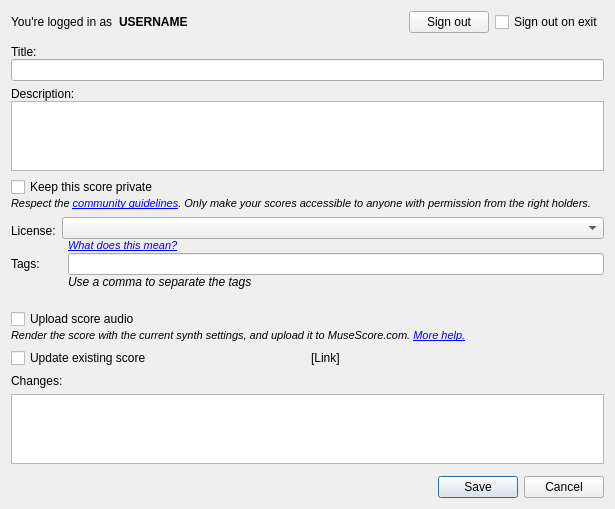
<?xml version="1.0" encoding="UTF-8"?>
<ui version="4.0">
 <class>UploadScoreDialog</class>
 <widget class="QDialog" name="UploadScoreDialog">
  <property name="geometry">
   <rect>
    <x>0</x>
    <y>0</y>
    <width>615</width>
    <height>491</height>
   </rect>
  </property>
  <property name="windowTitle">
   <string>Score Information</string>
  </property>
  <property name="modal">
   <bool>true</bool>
  </property>
  <layout class="QGridLayout" name="gridLayout">
   <property name="verticalSpacing">
    <number>12</number>
   </property>
   <item row="0" column="0">
    <layout class="QHBoxLayout" name="horizontalLayout">
     <property name="spacing">
      <number>6</number>
     </property>
     <item>
      <widget class="QLabel" name="label_3">
       <property name="text">
        <string>You're logged in as</string>
       </property>
      </widget>
     </item>
     <item>
      <widget class="QLabel" name="lblUsername">
       <property name="font">
        <font>
         <weight>75</weight>
         <bold>true</bold>
        </font>
       </property>
       <property name="text">
        <string notr="true" extracomment="Placeholder, gets set programatically">USERNAME</string>
       </property>
      </widget>
     </item>
     <item>
      <spacer name="horizontalSpacer_4">
       <property name="orientation">
        <enum>Qt::Horizontal</enum>
       </property>
       <property name="sizeHint" stdset="0">
        <size>
         <width>40</width>
         <height>20</height>
        </size>
       </property>
      </spacer>
     </item>
     <item>
      <widget class="QPushButton" name="btnSignout">
       <property name="text">
        <string>Sign out</string>
       </property>
      </widget>
     </item>
     <item>
      <widget class="QCheckBox" name="chkSignoutOnExit">
       <property name="text">
        <string>Sign out on exit</string>
       </property>
      </widget>
     </item>
    </layout>
   </item>
   <item row="1" column="0">
    <layout class="QVBoxLayout" name="verticalLayout">
     <property name="spacing">
      <number>6</number>
     </property>
     <item>
      <layout class="QVBoxLayout" name="verticalLayout_2">
       <property name="spacing">
        <number>0</number>
       </property>
       <item>
        <widget class="QLabel" name="lblTitle">
         <property name="sizePolicy">
          <sizepolicy hsizetype="Preferred" vsizetype="Preferred">
           <horstretch>0</horstretch>
           <verstretch>0</verstretch>
          </sizepolicy>
         </property>
         <property name="text">
          <string>Title:</string>
         </property>
        </widget>
       </item>
       <item>
        <widget class="QLineEdit" name="title"/>
       </item>
      </layout>
     </item>
     <item>
      <layout class="QVBoxLayout" name="verticalLayout_3">
       <property name="spacing">
        <number>0</number>
       </property>
       <item>
        <widget class="QLabel" name="lblDescription">
         <property name="text">
          <string>Description:</string>
         </property>
        </widget>
       </item>
       <item>
        <widget class="QPlainTextEdit" name="description">
         <property name="sizeAdjustPolicy">
          <enum>QAbstractScrollArea::AdjustToContentsOnFirstShow</enum>
         </property>
        </widget>
       </item>
      </layout>
     </item>
     <item>
      <layout class="QGridLayout" name="gridLayout_2">
       <property name="horizontalSpacing">
        <number>6</number>
       </property>
       <property name="verticalSpacing">
        <number>0</number>
       </property>
       <item row="0" column="0" colspan="3">
        <widget class="QCheckBox" name="cbPrivate">
         <property name="text">
          <string>Keep this score private</string>
         </property>
        </widget>
       </item>
       <item row="1" column="0" colspan="3">
        <widget class="QLabel" name="privateHelp">
         <property name="text">
          <string notr="true" extracomment="Placeholder, gets set and translated programatically">&lt;!DOCTYPE HTML PUBLIC &quot;-//W3C//DTD HTML 4.0//EN&quot; &quot;http://www.w3.org/TR/REC-html40/strict.dtd&quot;&gt;
&lt;html&gt;&lt;head&gt;&lt;meta name=&quot;qrichtext&quot; content=&quot;1&quot; /&gt;&lt;style type=&quot;text/css&quot;&gt;
p, li { white-space: pre-wrap; }
&lt;/style&gt;&lt;/head&gt;&lt;body style=&quot; font-family:'MS Shell Dlg 2'; font-size:8pt; font-weight:400; font-style:normal;&quot;&gt;
&lt;p style=&quot; margin-top:0px; margin-bottom:0px; margin-left:0px; margin-right:0px; -qt-block-indent:0; text-indent:0px;&quot;&gt;&lt;span style=&quot; font-style:italic;&quot;&gt;Respect the &lt;/span&gt;&lt;a href=&quot;https://musescore.com/community-guidelines&quot;&gt;&lt;span style=&quot; font-style:italic; text-decoration: underline; color:#0000ff;&quot;&gt;community guidelines&lt;/span&gt;&lt;/a&gt;&lt;span style=&quot; font-style:italic;&quot;&gt;. Only make your scores accessible to anyone with permission from the right holders.&lt;/span&gt;&lt;/p&gt;&lt;/body&gt;&lt;/html&gt;</string>
         </property>
         <property name="wordWrap">
          <bool>true</bool>
         </property>
         <property name="openExternalLinks">
          <bool>true</bool>
         </property>
        </widget>
       </item>
       <item row="2" column="0" rowspan="2">
        <widget class="QLabel" name="label_spacer_0"/>
       </item>
       <item row="3" column="1" rowspan="3" colspan="2">
        <widget class="QComboBox" name="license"/>
       </item>
       <item row="4" column="0">
        <widget class="QLabel" name="lblLicense">
         <property name="sizePolicy">
          <sizepolicy hsizetype="Fixed" vsizetype="Preferred">
           <horstretch>0</horstretch>
           <verstretch>0</verstretch>
          </sizepolicy>
         </property>
         <property name="minimumSize">
          <size>
           <width>40</width>
           <height>0</height>
          </size>
         </property>
         <property name="text">
          <string>License:</string>
         </property>
        </widget>
       </item>
       <item row="5" column="2" rowspan="2">
        <widget class="QLabel" name="licenseHelp">
         <property name="text">
          <string notr="true" extracomment="Placeholder, gets set and translated programatically">&lt;!DOCTYPE HTML PUBLIC &quot;-//W3C//DTD HTML 4.0//EN&quot; &quot;http://www.w3.org/TR/REC-html40/strict.dtd&quot;&gt;
&lt;html&gt;&lt;head&gt;&lt;meta name=&quot;qrichtext&quot; content=&quot;1&quot; /&gt;&lt;style type=&quot;text/css&quot;&gt;
p, li { white-space: pre-wrap; }
&lt;/style&gt;&lt;/head&gt;&lt;body style=&quot; font-family:'MS Shell Dlg 2'; font-size:8.25pt; font-weight:400; font-style:normal;&quot;&gt;
&lt;p style=&quot; margin-top:0px; margin-bottom:0px; margin-left:0px; margin-right:0px; -qt-block-indent:0; text-indent:0px;&quot;&gt;&lt;a href=&quot;http://redirect.musescore.com/help/license&quot;&gt;&lt;span style=&quot; font-style:italic; text-decoration: underline; color:#0000ff;&quot;&gt;What does this mean?&lt;/span&gt;&lt;/a&gt;&lt;/p&gt;&lt;/body&gt;&lt;/html&gt;</string>
         </property>
         <property name="openExternalLinks">
          <bool>true</bool>
         </property>
        </widget>
       </item>
       <item row="6" column="0">
        <widget class="QLabel" name="label_spacer_2"/>
       </item>
       <item row="7" column="0">
        <widget class="QLabel" name="lblTag">
         <property name="sizePolicy">
          <sizepolicy hsizetype="Fixed" vsizetype="Preferred">
           <horstretch>0</horstretch>
           <verstretch>0</verstretch>
          </sizepolicy>
         </property>
         <property name="minimumSize">
          <size>
           <width>40</width>
           <height>0</height>
          </size>
         </property>
         <property name="text">
          <string>Tags:</string>
         </property>
        </widget>
       </item>
       <item row="7" column="2">
        <widget class="QLineEdit" name="tags">
         <property name="sizePolicy">
          <sizepolicy hsizetype="Expanding" vsizetype="Fixed">
           <horstretch>0</horstretch>
           <verstretch>0</verstretch>
          </sizepolicy>
         </property>
        </widget>
       </item>
       <item row="8" column="0">
        <widget class="QLabel" name="label_spacer_3"/>
       </item>
       <item row="8" column="2">
        <widget class="QLabel" name="tagsHelp">
         <property name="font">
          <font>
           <italic>true</italic>
          </font>
         </property>
         <property name="text">
          <string notr="true" extracomment="Placeholder, gets set and translated programatically">Use a comma to separate the tags</string>
         </property>
        </widget>
       </item>
       <item row="10" column="0">
        <widget class="QLabel" name="label_spacer_4">
         <property name="text">
          <string/>
         </property>
        </widget>
       </item>
       <item row="4" column="0">
        <widget class="QLabel" name="label_spacer_1"/>
       </item>
      </layout>
     </item>
     <item>
      <layout class="QGridLayout" name="gridLayout_3">
       <property name="verticalSpacing">
        <number>0</number>
       </property>
       <item row="0" column="0">
        <widget class="QCheckBox" name="uploadAudio">
         <property name="text">
          <string>Upload score audio</string>
         </property>
        </widget>
       </item>
       <item row="1" column="0">
        <widget class="QLabel" name="uploadAudioHelp">
         <property name="mouseTracking">
          <bool>true</bool>
         </property>
         <property name="text">
          <string notr="true">&lt;!DOCTYPE HTML PUBLIC &quot;-//W3C//DTD HTML 4.0//EN&quot; &quot;http://www.w3.org/TR/REC-html40/strict.dtd&quot;&gt;
&lt;html&gt;&lt;head&gt;&lt;meta name=&quot;qrichtext&quot; content=&quot;1&quot; /&gt;&lt;style type=&quot;text/css&quot;&gt;
p, li { white-space: pre-wrap; }
&lt;/style&gt;&lt;/head&gt;&lt;body style=&quot; font-family:'MS Shell Dlg 2'; font-size:8pt; font-weight:400; font-style:normal;&quot;&gt;
&lt;p style=&quot; margin-top:0px; margin-bottom:0px; margin-left:0px; margin-right:0px; -qt-block-indent:0; text-indent:0px;&quot;&gt;&lt;span style=&quot; font-style:italic;&quot;&gt;Render the score with the current synth settings, and upload it to MuseScore.com. &lt;/span&gt;&lt;a href=&quot;https://musescore.com/community-guidelines&quot;&gt;&lt;span style=&quot; font-style:italic; text-decoration: underline; color:#0000ff;&quot;&gt;More help.&lt;/span&gt;&lt;/a&gt;&lt;/p&gt;&lt;/body&gt;&lt;/html&gt;</string>
         </property>
         <property name="wordWrap">
          <bool>true</bool>
         </property>
         <property name="openExternalLinks">
          <bool>true</bool>
         </property>
        </widget>
       </item>
      </layout>
     </item>
     <item>
      <layout class="QGridLayout" name="gridLayout_4">
       <item row="0" column="0">
        <widget class="QCheckBox" name="updateExistingCb">
         <property name="text">
          <string>Update existing score</string>
         </property>
        </widget>
       </item>
       <item row="0" column="1">
        <widget class="QLabel" name="linkToScore">
         <property name="text">
          <string notr="true" extracomment="Hyperlink">[Link]</string>
         </property>
         <property name="openExternalLinks">
          <bool>true</bool>
         </property>
        </widget>
       </item>
      </layout>
     </item>
     <item>
      <layout class="QVBoxLayout" name="vlChanges">
       <item>
        <widget class="QLabel" name="lblChanges">
         <property name="text">
          <string>Changes:</string>
         </property>
        </widget>
       </item>
       <item>
        <widget class="QPlainTextEdit" name="changes">
         <property name="sizeAdjustPolicy">
          <enum>QAbstractScrollArea::AdjustToContentsOnFirstShow</enum>
         </property>
        </widget>
       </item>
      </layout>
     </item>
    </layout>
   </item>
   <item row="2" column="0">
    <widget class="QDialogButtonBox" name="buttonBox">
     <property name="orientation">
      <enum>Qt::Horizontal</enum>
     </property>
     <property name="standardButtons">
      <set>QDialogButtonBox::Cancel|QDialogButtonBox::Save</set>
     </property>
     <property name="centerButtons">
      <bool>false</bool>
     </property>
    </widget>
   </item>
  </layout>
 </widget>
 <resources/>
 <connections>
  <connection>
   <sender>buttonBox</sender>
   <signal>accepted()</signal>
   <receiver>UploadScoreDialog</receiver>
   <slot>accept()</slot>
   <hints>
    <hint type="sourcelabel">
     <x>248</x>
     <y>254</y>
    </hint>
    <hint type="destinationlabel">
     <x>157</x>
     <y>274</y>
    </hint>
   </hints>
  </connection>
  <connection>
   <sender>buttonBox</sender>
   <signal>rejected()</signal>
   <receiver>UploadScoreDialog</receiver>
   <slot>reject()</slot>
   <hints>
    <hint type="sourcelabel">
     <x>316</x>
     <y>260</y>
    </hint>
    <hint type="destinationlabel">
     <x>286</x>
     <y>274</y>
    </hint>
   </hints>
  </connection>
 </connections>
</ui>
